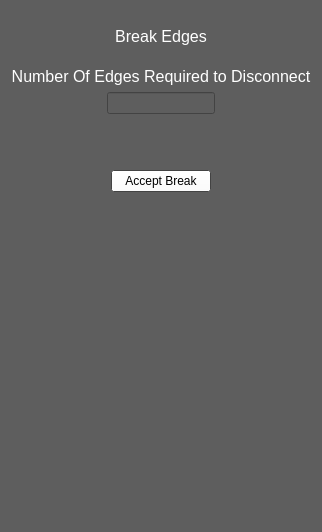
<?xml version="1.0" encoding="UTF-8"?>
<ui version="4.0">
 <class>BreakTabWidget</class>
 <widget class="QWidget" name="BreakTabWidget">
  <property name="geometry">
   <rect>
    <x>0</x>
    <y>0</y>
    <width>314</width>
    <height>532</height>
   </rect>
  </property>
  <property name="sizePolicy">
   <sizepolicy hsizetype="Preferred" vsizetype="Preferred">
    <horstretch>0</horstretch>
    <verstretch>0</verstretch>
   </sizepolicy>
  </property>
  <property name="minimumSize">
   <size>
    <width>0</width>
    <height>0</height>
   </size>
  </property>
  <property name="palette">
   <palette>
    <active>
     <colorrole role="WindowText">
      <brush brushstyle="SolidPattern">
       <color alpha="255">
        <red>255</red>
        <green>255</green>
        <blue>255</blue>
       </color>
      </brush>
     </colorrole>
     <colorrole role="Button">
      <brush brushstyle="SolidPattern">
       <color alpha="255">
        <red>255</red>
        <green>255</green>
        <blue>255</blue>
       </color>
      </brush>
     </colorrole>
     <colorrole role="Light">
      <brush brushstyle="SolidPattern">
       <color alpha="255">
        <red>255</red>
        <green>255</green>
        <blue>255</blue>
       </color>
      </brush>
     </colorrole>
     <colorrole role="Midlight">
      <brush brushstyle="SolidPattern">
       <color alpha="255">
        <red>255</red>
        <green>255</green>
        <blue>255</blue>
       </color>
      </brush>
     </colorrole>
     <colorrole role="Dark">
      <brush brushstyle="SolidPattern">
       <color alpha="255">
        <red>127</red>
        <green>127</green>
        <blue>127</blue>
       </color>
      </brush>
     </colorrole>
     <colorrole role="Mid">
      <brush brushstyle="SolidPattern">
       <color alpha="255">
        <red>170</red>
        <green>170</green>
        <blue>170</blue>
       </color>
      </brush>
     </colorrole>
     <colorrole role="Text">
      <brush brushstyle="SolidPattern">
       <color alpha="255">
        <red>255</red>
        <green>255</green>
        <blue>255</blue>
       </color>
      </brush>
     </colorrole>
     <colorrole role="BrightText">
      <brush brushstyle="SolidPattern">
       <color alpha="255">
        <red>255</red>
        <green>255</green>
        <blue>255</blue>
       </color>
      </brush>
     </colorrole>
     <colorrole role="ButtonText">
      <brush brushstyle="SolidPattern">
       <color alpha="255">
        <red>0</red>
        <green>0</green>
        <blue>0</blue>
       </color>
      </brush>
     </colorrole>
     <colorrole role="Base">
      <brush brushstyle="SolidPattern">
       <color alpha="255">
        <red>94</red>
        <green>94</green>
        <blue>94</blue>
       </color>
      </brush>
     </colorrole>
     <colorrole role="Window">
      <brush brushstyle="SolidPattern">
       <color alpha="255">
        <red>94</red>
        <green>94</green>
        <blue>94</blue>
       </color>
      </brush>
     </colorrole>
     <colorrole role="Shadow">
      <brush brushstyle="SolidPattern">
       <color alpha="255">
        <red>0</red>
        <green>0</green>
        <blue>0</blue>
       </color>
      </brush>
     </colorrole>
     <colorrole role="AlternateBase">
      <brush brushstyle="SolidPattern">
       <color alpha="255">
        <red>94</red>
        <green>94</green>
        <blue>94</blue>
       </color>
      </brush>
     </colorrole>
     <colorrole role="ToolTipBase">
      <brush brushstyle="SolidPattern">
       <color alpha="255">
        <red>255</red>
        <green>255</green>
        <blue>220</blue>
       </color>
      </brush>
     </colorrole>
     <colorrole role="ToolTipText">
      <brush brushstyle="SolidPattern">
       <color alpha="255">
        <red>0</red>
        <green>0</green>
        <blue>0</blue>
       </color>
      </brush>
     </colorrole>
    </active>
    <inactive>
     <colorrole role="WindowText">
      <brush brushstyle="SolidPattern">
       <color alpha="255">
        <red>255</red>
        <green>255</green>
        <blue>255</blue>
       </color>
      </brush>
     </colorrole>
     <colorrole role="Button">
      <brush brushstyle="SolidPattern">
       <color alpha="255">
        <red>255</red>
        <green>255</green>
        <blue>255</blue>
       </color>
      </brush>
     </colorrole>
     <colorrole role="Light">
      <brush brushstyle="SolidPattern">
       <color alpha="255">
        <red>255</red>
        <green>255</green>
        <blue>255</blue>
       </color>
      </brush>
     </colorrole>
     <colorrole role="Midlight">
      <brush brushstyle="SolidPattern">
       <color alpha="255">
        <red>255</red>
        <green>255</green>
        <blue>255</blue>
       </color>
      </brush>
     </colorrole>
     <colorrole role="Dark">
      <brush brushstyle="SolidPattern">
       <color alpha="255">
        <red>127</red>
        <green>127</green>
        <blue>127</blue>
       </color>
      </brush>
     </colorrole>
     <colorrole role="Mid">
      <brush brushstyle="SolidPattern">
       <color alpha="255">
        <red>170</red>
        <green>170</green>
        <blue>170</blue>
       </color>
      </brush>
     </colorrole>
     <colorrole role="Text">
      <brush brushstyle="SolidPattern">
       <color alpha="255">
        <red>255</red>
        <green>255</green>
        <blue>255</blue>
       </color>
      </brush>
     </colorrole>
     <colorrole role="BrightText">
      <brush brushstyle="SolidPattern">
       <color alpha="255">
        <red>255</red>
        <green>255</green>
        <blue>255</blue>
       </color>
      </brush>
     </colorrole>
     <colorrole role="ButtonText">
      <brush brushstyle="SolidPattern">
       <color alpha="255">
        <red>0</red>
        <green>0</green>
        <blue>0</blue>
       </color>
      </brush>
     </colorrole>
     <colorrole role="Base">
      <brush brushstyle="SolidPattern">
       <color alpha="255">
        <red>94</red>
        <green>94</green>
        <blue>94</blue>
       </color>
      </brush>
     </colorrole>
     <colorrole role="Window">
      <brush brushstyle="SolidPattern">
       <color alpha="255">
        <red>94</red>
        <green>94</green>
        <blue>94</blue>
       </color>
      </brush>
     </colorrole>
     <colorrole role="Shadow">
      <brush brushstyle="SolidPattern">
       <color alpha="255">
        <red>0</red>
        <green>0</green>
        <blue>0</blue>
       </color>
      </brush>
     </colorrole>
     <colorrole role="AlternateBase">
      <brush brushstyle="SolidPattern">
       <color alpha="255">
        <red>94</red>
        <green>94</green>
        <blue>94</blue>
       </color>
      </brush>
     </colorrole>
     <colorrole role="ToolTipBase">
      <brush brushstyle="SolidPattern">
       <color alpha="255">
        <red>255</red>
        <green>255</green>
        <blue>220</blue>
       </color>
      </brush>
     </colorrole>
     <colorrole role="ToolTipText">
      <brush brushstyle="SolidPattern">
       <color alpha="255">
        <red>0</red>
        <green>0</green>
        <blue>0</blue>
       </color>
      </brush>
     </colorrole>
    </inactive>
    <disabled>
     <colorrole role="WindowText">
      <brush brushstyle="SolidPattern">
       <color alpha="255">
        <red>127</red>
        <green>127</green>
        <blue>127</blue>
       </color>
      </brush>
     </colorrole>
     <colorrole role="Button">
      <brush brushstyle="SolidPattern">
       <color alpha="255">
        <red>255</red>
        <green>255</green>
        <blue>255</blue>
       </color>
      </brush>
     </colorrole>
     <colorrole role="Light">
      <brush brushstyle="SolidPattern">
       <color alpha="255">
        <red>255</red>
        <green>255</green>
        <blue>255</blue>
       </color>
      </brush>
     </colorrole>
     <colorrole role="Midlight">
      <brush brushstyle="SolidPattern">
       <color alpha="255">
        <red>255</red>
        <green>255</green>
        <blue>255</blue>
       </color>
      </brush>
     </colorrole>
     <colorrole role="Dark">
      <brush brushstyle="SolidPattern">
       <color alpha="255">
        <red>127</red>
        <green>127</green>
        <blue>127</blue>
       </color>
      </brush>
     </colorrole>
     <colorrole role="Mid">
      <brush brushstyle="SolidPattern">
       <color alpha="255">
        <red>170</red>
        <green>170</green>
        <blue>170</blue>
       </color>
      </brush>
     </colorrole>
     <colorrole role="Text">
      <brush brushstyle="SolidPattern">
       <color alpha="255">
        <red>127</red>
        <green>127</green>
        <blue>127</blue>
       </color>
      </brush>
     </colorrole>
     <colorrole role="BrightText">
      <brush brushstyle="SolidPattern">
       <color alpha="255">
        <red>255</red>
        <green>255</green>
        <blue>255</blue>
       </color>
      </brush>
     </colorrole>
     <colorrole role="ButtonText">
      <brush brushstyle="SolidPattern">
       <color alpha="255">
        <red>127</red>
        <green>127</green>
        <blue>127</blue>
       </color>
      </brush>
     </colorrole>
     <colorrole role="Base">
      <brush brushstyle="SolidPattern">
       <color alpha="255">
        <red>94</red>
        <green>94</green>
        <blue>94</blue>
       </color>
      </brush>
     </colorrole>
     <colorrole role="Window">
      <brush brushstyle="SolidPattern">
       <color alpha="255">
        <red>94</red>
        <green>94</green>
        <blue>94</blue>
       </color>
      </brush>
     </colorrole>
     <colorrole role="Shadow">
      <brush brushstyle="SolidPattern">
       <color alpha="255">
        <red>0</red>
        <green>0</green>
        <blue>0</blue>
       </color>
      </brush>
     </colorrole>
     <colorrole role="AlternateBase">
      <brush brushstyle="SolidPattern">
       <color alpha="255">
        <red>94</red>
        <green>94</green>
        <blue>94</blue>
       </color>
      </brush>
     </colorrole>
     <colorrole role="ToolTipBase">
      <brush brushstyle="SolidPattern">
       <color alpha="255">
        <red>255</red>
        <green>255</green>
        <blue>220</blue>
       </color>
      </brush>
     </colorrole>
     <colorrole role="ToolTipText">
      <brush brushstyle="SolidPattern">
       <color alpha="255">
        <red>0</red>
        <green>0</green>
        <blue>0</blue>
       </color>
      </brush>
     </colorrole>
    </disabled>
   </palette>
  </property>
  <property name="windowTitle">
   <string>Form</string>
  </property>
  <property name="autoFillBackground">
   <bool>true</bool>
  </property>
  <layout class="QGridLayout" name="gridLayout">
   <item row="0" column="0">
    <layout class="QVBoxLayout" name="verticalLayout_2">
     <property name="sizeConstraint">
      <enum>QLayout::SetMinimumSize</enum>
     </property>
     <property name="bottomMargin">
      <number>0</number>
     </property>
     <item>
      <layout class="QHBoxLayout" name="horizontalLayout_6">
       <property name="rightMargin">
        <number>0</number>
       </property>
       <item>
        <widget class="QLabel" name="label_16">
         <property name="sizePolicy">
          <sizepolicy hsizetype="Preferred" vsizetype="Preferred">
           <horstretch>1</horstretch>
           <verstretch>1</verstretch>
          </sizepolicy>
         </property>
         <property name="minimumSize">
          <size>
           <width>200</width>
           <height>50</height>
          </size>
         </property>
         <property name="palette">
          <palette>
           <active>
            <colorrole role="WindowText">
             <brush brushstyle="SolidPattern">
              <color alpha="255">
               <red>255</red>
               <green>255</green>
               <blue>255</blue>
              </color>
             </brush>
            </colorrole>
            <colorrole role="Button">
             <brush brushstyle="SolidPattern">
              <color alpha="255">
               <red>94</red>
               <green>94</green>
               <blue>94</blue>
              </color>
             </brush>
            </colorrole>
            <colorrole role="Light">
             <brush brushstyle="SolidPattern">
              <color alpha="255">
               <red>141</red>
               <green>141</green>
               <blue>141</blue>
              </color>
             </brush>
            </colorrole>
            <colorrole role="Midlight">
             <brush brushstyle="SolidPattern">
              <color alpha="255">
               <red>117</red>
               <green>117</green>
               <blue>117</blue>
              </color>
             </brush>
            </colorrole>
            <colorrole role="Dark">
             <brush brushstyle="SolidPattern">
              <color alpha="255">
               <red>47</red>
               <green>47</green>
               <blue>47</blue>
              </color>
             </brush>
            </colorrole>
            <colorrole role="Mid">
             <brush brushstyle="SolidPattern">
              <color alpha="255">
               <red>62</red>
               <green>62</green>
               <blue>62</blue>
              </color>
             </brush>
            </colorrole>
            <colorrole role="Text">
             <brush brushstyle="SolidPattern">
              <color alpha="255">
               <red>255</red>
               <green>255</green>
               <blue>255</blue>
              </color>
             </brush>
            </colorrole>
            <colorrole role="BrightText">
             <brush brushstyle="SolidPattern">
              <color alpha="255">
               <red>255</red>
               <green>255</green>
               <blue>255</blue>
              </color>
             </brush>
            </colorrole>
            <colorrole role="ButtonText">
             <brush brushstyle="SolidPattern">
              <color alpha="255">
               <red>255</red>
               <green>255</green>
               <blue>255</blue>
              </color>
             </brush>
            </colorrole>
            <colorrole role="Base">
             <brush brushstyle="SolidPattern">
              <color alpha="255">
               <red>0</red>
               <green>0</green>
               <blue>0</blue>
              </color>
             </brush>
            </colorrole>
            <colorrole role="Window">
             <brush brushstyle="SolidPattern">
              <color alpha="255">
               <red>94</red>
               <green>94</green>
               <blue>94</blue>
              </color>
             </brush>
            </colorrole>
            <colorrole role="Shadow">
             <brush brushstyle="SolidPattern">
              <color alpha="255">
               <red>0</red>
               <green>0</green>
               <blue>0</blue>
              </color>
             </brush>
            </colorrole>
            <colorrole role="AlternateBase">
             <brush brushstyle="SolidPattern">
              <color alpha="255">
               <red>47</red>
               <green>47</green>
               <blue>47</blue>
              </color>
             </brush>
            </colorrole>
            <colorrole role="ToolTipBase">
             <brush brushstyle="SolidPattern">
              <color alpha="255">
               <red>255</red>
               <green>255</green>
               <blue>220</blue>
              </color>
             </brush>
            </colorrole>
            <colorrole role="ToolTipText">
             <brush brushstyle="SolidPattern">
              <color alpha="255">
               <red>0</red>
               <green>0</green>
               <blue>0</blue>
              </color>
             </brush>
            </colorrole>
           </active>
           <inactive>
            <colorrole role="WindowText">
             <brush brushstyle="SolidPattern">
              <color alpha="255">
               <red>255</red>
               <green>255</green>
               <blue>255</blue>
              </color>
             </brush>
            </colorrole>
            <colorrole role="Button">
             <brush brushstyle="SolidPattern">
              <color alpha="255">
               <red>94</red>
               <green>94</green>
               <blue>94</blue>
              </color>
             </brush>
            </colorrole>
            <colorrole role="Light">
             <brush brushstyle="SolidPattern">
              <color alpha="255">
               <red>141</red>
               <green>141</green>
               <blue>141</blue>
              </color>
             </brush>
            </colorrole>
            <colorrole role="Midlight">
             <brush brushstyle="SolidPattern">
              <color alpha="255">
               <red>117</red>
               <green>117</green>
               <blue>117</blue>
              </color>
             </brush>
            </colorrole>
            <colorrole role="Dark">
             <brush brushstyle="SolidPattern">
              <color alpha="255">
               <red>47</red>
               <green>47</green>
               <blue>47</blue>
              </color>
             </brush>
            </colorrole>
            <colorrole role="Mid">
             <brush brushstyle="SolidPattern">
              <color alpha="255">
               <red>62</red>
               <green>62</green>
               <blue>62</blue>
              </color>
             </brush>
            </colorrole>
            <colorrole role="Text">
             <brush brushstyle="SolidPattern">
              <color alpha="255">
               <red>255</red>
               <green>255</green>
               <blue>255</blue>
              </color>
             </brush>
            </colorrole>
            <colorrole role="BrightText">
             <brush brushstyle="SolidPattern">
              <color alpha="255">
               <red>255</red>
               <green>255</green>
               <blue>255</blue>
              </color>
             </brush>
            </colorrole>
            <colorrole role="ButtonText">
             <brush brushstyle="SolidPattern">
              <color alpha="255">
               <red>255</red>
               <green>255</green>
               <blue>255</blue>
              </color>
             </brush>
            </colorrole>
            <colorrole role="Base">
             <brush brushstyle="SolidPattern">
              <color alpha="255">
               <red>0</red>
               <green>0</green>
               <blue>0</blue>
              </color>
             </brush>
            </colorrole>
            <colorrole role="Window">
             <brush brushstyle="SolidPattern">
              <color alpha="255">
               <red>94</red>
               <green>94</green>
               <blue>94</blue>
              </color>
             </brush>
            </colorrole>
            <colorrole role="Shadow">
             <brush brushstyle="SolidPattern">
              <color alpha="255">
               <red>0</red>
               <green>0</green>
               <blue>0</blue>
              </color>
             </brush>
            </colorrole>
            <colorrole role="AlternateBase">
             <brush brushstyle="SolidPattern">
              <color alpha="255">
               <red>47</red>
               <green>47</green>
               <blue>47</blue>
              </color>
             </brush>
            </colorrole>
            <colorrole role="ToolTipBase">
             <brush brushstyle="SolidPattern">
              <color alpha="255">
               <red>255</red>
               <green>255</green>
               <blue>220</blue>
              </color>
             </brush>
            </colorrole>
            <colorrole role="ToolTipText">
             <brush brushstyle="SolidPattern">
              <color alpha="255">
               <red>0</red>
               <green>0</green>
               <blue>0</blue>
              </color>
             </brush>
            </colorrole>
           </inactive>
           <disabled>
            <colorrole role="WindowText">
             <brush brushstyle="SolidPattern">
              <color alpha="255">
               <red>47</red>
               <green>47</green>
               <blue>47</blue>
              </color>
             </brush>
            </colorrole>
            <colorrole role="Button">
             <brush brushstyle="SolidPattern">
              <color alpha="255">
               <red>94</red>
               <green>94</green>
               <blue>94</blue>
              </color>
             </brush>
            </colorrole>
            <colorrole role="Light">
             <brush brushstyle="SolidPattern">
              <color alpha="255">
               <red>141</red>
               <green>141</green>
               <blue>141</blue>
              </color>
             </brush>
            </colorrole>
            <colorrole role="Midlight">
             <brush brushstyle="SolidPattern">
              <color alpha="255">
               <red>117</red>
               <green>117</green>
               <blue>117</blue>
              </color>
             </brush>
            </colorrole>
            <colorrole role="Dark">
             <brush brushstyle="SolidPattern">
              <color alpha="255">
               <red>47</red>
               <green>47</green>
               <blue>47</blue>
              </color>
             </brush>
            </colorrole>
            <colorrole role="Mid">
             <brush brushstyle="SolidPattern">
              <color alpha="255">
               <red>62</red>
               <green>62</green>
               <blue>62</blue>
              </color>
             </brush>
            </colorrole>
            <colorrole role="Text">
             <brush brushstyle="SolidPattern">
              <color alpha="255">
               <red>47</red>
               <green>47</green>
               <blue>47</blue>
              </color>
             </brush>
            </colorrole>
            <colorrole role="BrightText">
             <brush brushstyle="SolidPattern">
              <color alpha="255">
               <red>255</red>
               <green>255</green>
               <blue>255</blue>
              </color>
             </brush>
            </colorrole>
            <colorrole role="ButtonText">
             <brush brushstyle="SolidPattern">
              <color alpha="255">
               <red>47</red>
               <green>47</green>
               <blue>47</blue>
              </color>
             </brush>
            </colorrole>
            <colorrole role="Base">
             <brush brushstyle="SolidPattern">
              <color alpha="255">
               <red>94</red>
               <green>94</green>
               <blue>94</blue>
              </color>
             </brush>
            </colorrole>
            <colorrole role="Window">
             <brush brushstyle="SolidPattern">
              <color alpha="255">
               <red>94</red>
               <green>94</green>
               <blue>94</blue>
              </color>
             </brush>
            </colorrole>
            <colorrole role="Shadow">
             <brush brushstyle="SolidPattern">
              <color alpha="255">
               <red>0</red>
               <green>0</green>
               <blue>0</blue>
              </color>
             </brush>
            </colorrole>
            <colorrole role="AlternateBase">
             <brush brushstyle="SolidPattern">
              <color alpha="255">
               <red>94</red>
               <green>94</green>
               <blue>94</blue>
              </color>
             </brush>
            </colorrole>
            <colorrole role="ToolTipBase">
             <brush brushstyle="SolidPattern">
              <color alpha="255">
               <red>255</red>
               <green>255</green>
               <blue>220</blue>
              </color>
             </brush>
            </colorrole>
            <colorrole role="ToolTipText">
             <brush brushstyle="SolidPattern">
              <color alpha="255">
               <red>0</red>
               <green>0</green>
               <blue>0</blue>
              </color>
             </brush>
            </colorrole>
           </disabled>
          </palette>
         </property>
         <property name="font">
          <font>
           <pointsize>12</pointsize>
          </font>
         </property>
         <property name="autoFillBackground">
          <bool>true</bool>
         </property>
         <property name="text">
          <string>Break Edges</string>
         </property>
         <property name="scaledContents">
          <bool>true</bool>
         </property>
         <property name="alignment">
          <set>Qt::AlignCenter</set>
         </property>
         <property name="textInteractionFlags">
          <set>Qt::NoTextInteraction</set>
         </property>
        </widget>
       </item>
      </layout>
     </item>
     <item>
      <widget class="QLabel" name="label">
       <property name="palette">
        <palette>
         <active>
          <colorrole role="Text">
           <brush brushstyle="SolidPattern">
            <color alpha="255">
             <red>255</red>
             <green>255</green>
             <blue>255</blue>
            </color>
           </brush>
          </colorrole>
         </active>
         <inactive>
          <colorrole role="Text">
           <brush brushstyle="SolidPattern">
            <color alpha="255">
             <red>255</red>
             <green>255</green>
             <blue>255</blue>
            </color>
           </brush>
          </colorrole>
         </inactive>
         <disabled>
          <colorrole role="Text">
           <brush brushstyle="SolidPattern">
            <color alpha="255">
             <red>127</red>
             <green>127</green>
             <blue>127</blue>
            </color>
           </brush>
          </colorrole>
         </disabled>
        </palette>
       </property>
       <property name="font">
        <font>
         <pointsize>12</pointsize>
        </font>
       </property>
       <property name="text">
        <string>Number Of Edges Required to Disconnect</string>
       </property>
       <property name="alignment">
        <set>Qt::AlignCenter</set>
       </property>
      </widget>
     </item>
     <item>
      <layout class="QHBoxLayout" name="horizontalLayout_8">
       <property name="spacing">
        <number>10</number>
       </property>
       <property name="leftMargin">
        <number>0</number>
       </property>
       <property name="rightMargin">
        <number>0</number>
       </property>
       <property name="bottomMargin">
        <number>50</number>
       </property>
       <item>
        <spacer name="horizontalSpacer_7">
         <property name="orientation">
          <enum>Qt::Horizontal</enum>
         </property>
         <property name="sizeHint" stdset="0">
          <size>
           <width>40</width>
           <height>20</height>
          </size>
         </property>
        </spacer>
       </item>
       <item>
        <widget class="QLineEdit" name="edgesToBreak">
         <property name="palette">
          <palette>
           <active>
            <colorrole role="WindowText">
             <brush brushstyle="SolidPattern">
              <color alpha="255">
               <red>0</red>
               <green>0</green>
               <blue>0</blue>
              </color>
             </brush>
            </colorrole>
            <colorrole role="Text">
             <brush brushstyle="SolidPattern">
              <color alpha="255">
               <red>0</red>
               <green>0</green>
               <blue>0</blue>
              </color>
             </brush>
            </colorrole>
            <colorrole role="BrightText">
             <brush brushstyle="SolidPattern">
              <color alpha="255">
               <red>126</red>
               <green>126</green>
               <blue>126</blue>
              </color>
             </brush>
            </colorrole>
           </active>
           <inactive>
            <colorrole role="WindowText">
             <brush brushstyle="SolidPattern">
              <color alpha="255">
               <red>0</red>
               <green>0</green>
               <blue>0</blue>
              </color>
             </brush>
            </colorrole>
            <colorrole role="Text">
             <brush brushstyle="SolidPattern">
              <color alpha="255">
               <red>0</red>
               <green>0</green>
               <blue>0</blue>
              </color>
             </brush>
            </colorrole>
            <colorrole role="BrightText">
             <brush brushstyle="SolidPattern">
              <color alpha="255">
               <red>126</red>
               <green>126</green>
               <blue>126</blue>
              </color>
             </brush>
            </colorrole>
           </inactive>
           <disabled>
            <colorrole role="WindowText">
             <brush brushstyle="SolidPattern">
              <color alpha="255">
               <red>127</red>
               <green>127</green>
               <blue>127</blue>
              </color>
             </brush>
            </colorrole>
            <colorrole role="Text">
             <brush brushstyle="SolidPattern">
              <color alpha="255">
               <red>127</red>
               <green>127</green>
               <blue>127</blue>
              </color>
             </brush>
            </colorrole>
            <colorrole role="BrightText">
             <brush brushstyle="SolidPattern">
              <color alpha="255">
               <red>126</red>
               <green>126</green>
               <blue>126</blue>
              </color>
             </brush>
            </colorrole>
           </disabled>
          </palette>
         </property>
         <property name="readOnly">
          <bool>true</bool>
         </property>
        </widget>
       </item>
       <item>
        <spacer name="horizontalSpacer_4">
         <property name="orientation">
          <enum>Qt::Horizontal</enum>
         </property>
         <property name="sizeHint" stdset="0">
          <size>
           <width>40</width>
           <height>20</height>
          </size>
         </property>
        </spacer>
       </item>
      </layout>
     </item>
     <item>
      <layout class="QHBoxLayout" name="horizontalLayout_9">
       <property name="spacing">
        <number>10</number>
       </property>
       <property name="leftMargin">
        <number>0</number>
       </property>
       <property name="rightMargin">
        <number>0</number>
       </property>
       <property name="bottomMargin">
        <number>0</number>
       </property>
       <item>
        <spacer name="horizontalSpacer_9">
         <property name="orientation">
          <enum>Qt::Horizontal</enum>
         </property>
         <property name="sizeHint" stdset="0">
          <size>
           <width>40</width>
           <height>20</height>
          </size>
         </property>
        </spacer>
       </item>
       <item>
        <widget class="QPushButton" name="AcceptBreak">
         <property name="sizePolicy">
          <sizepolicy hsizetype="Expanding" vsizetype="Fixed">
           <horstretch>0</horstretch>
           <verstretch>0</verstretch>
          </sizepolicy>
         </property>
         <property name="toolTip">
          <string>ctrl+a</string>
         </property>
         <property name="text">
          <string>Accept Break</string>
         </property>
        </widget>
       </item>
       <item>
        <spacer name="horizontalSpacer_8">
         <property name="orientation">
          <enum>Qt::Horizontal</enum>
         </property>
         <property name="sizeHint" stdset="0">
          <size>
           <width>40</width>
           <height>20</height>
          </size>
         </property>
        </spacer>
       </item>
      </layout>
     </item>
     <item>
      <spacer name="verticalSpacer">
       <property name="orientation">
        <enum>Qt::Vertical</enum>
       </property>
       <property name="sizeHint" stdset="0">
        <size>
         <width>20</width>
         <height>40</height>
        </size>
       </property>
      </spacer>
     </item>
    </layout>
   </item>
  </layout>
 </widget>
 <resources/>
 <connections/>
</ui>
